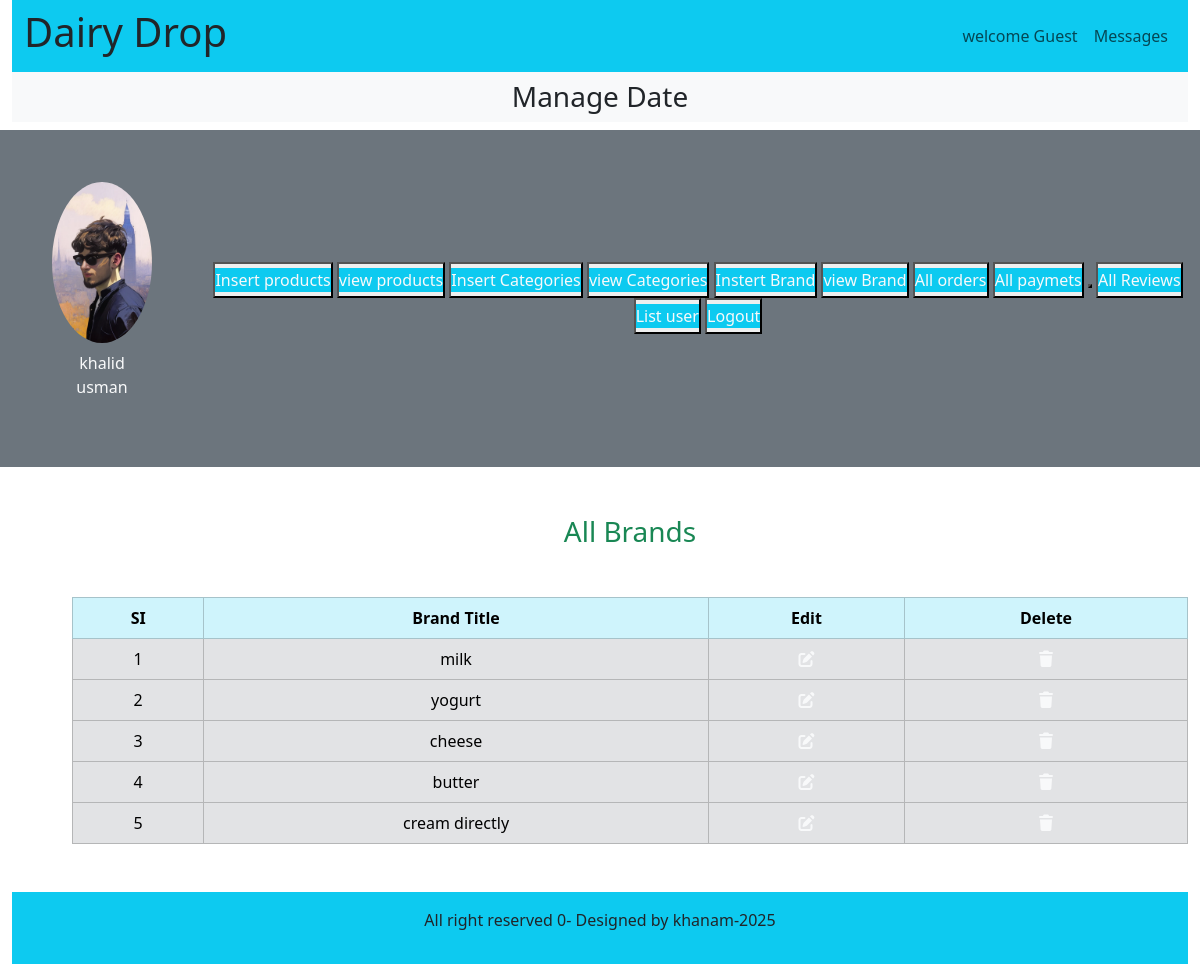
The app's page /Dairy_Drop/admin_area/index.php?view_brands (signed in) with its own data.
### tables this page shows
CREATE TABLE `brands` (
  `brand_id` int(11) NOT NULL,
  `brand_title` varchar(100) NOT NULL
);

### Dairy_Drop/admin_area/view_brands.php (the view, shortened to what this page needs)
<h3 class="text-center text-success">All Brands</h3>
<?php
$get_brands ="SELECT * FROM `brands`";
$result_brands = mysqli_query($con,$get_brands);
$row_count = mysqli_num_rows($result_brands);
if($row_count==0){
    echo "<h2 class='text-center text-danger mt-5'>No brands yet</h2>";
}else{
?>
<table class="table table-bordered mt-5 m-auto">
    <thead class="table-info text-light">
        <tr class="text-center">
            <th>SI</th>
            <th>Brand Title</th>
            <th>Edit</th>
            <th>Delete</th>
        </tr>
    </thead>
    <tbody class="table-secondary text-light">
        <?php
        $number = 0;
        while($row_data=mysqli_fetch_assoc($result_brands)){
            $brand_id = $row_data['brand_id'];
            $brand_title = $row_data['brand_title'];
            $number++;
        ?>
            <tr class="text-center">
                <td><?php echo $number; ?></td>
                <td><?php echo $brand_title; ?></td>
                <td>
                    <a href="index.php?edit_brand=<?php echo $brand_id; ?>" class=" text-light" data-toggle="modal" data-target="#exampleModal">
                        <i class="fa-solid fa-pen-to-square"></i>
                    </a>
                </td>
                <td>
                    <a href="index.php?delete_brand=<?php echo $brand_id; ?>" class=" text-light" data-toggle="modal" data-target="#exampleModal">
                        <i class="fa-solid fa-trash"></i>
                    </a>
                </td>
            </tr>
        <?php } ?>
    </tbody>
</table>
<?php } ?>

### Dairy_Drop/style.css (style rules this page uses)
* { margin: 0; padding: 0; box-sizing: border-box; }

### Dairy_Drop/admin_area/index.php (style rules this page uses)
body { overflow-x:hidden ; }

### records on screen
brands: brand_title "milk"
brands: brand_title "yogurt"
brands: brand_title "cheese"
brands: brand_title "butter"
brands: brand_title "cream directly"

### other values on screen
$_SESSION['admin_name'] "khalid usman"
